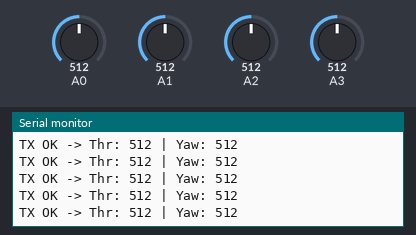
Simulated run of this sketch. Board: Arduino Uno, built with avr-gcc and run on an emulated ATmega328P. Shown: the last lines printed to the serial monitor. Inputs (shaded band) come from the test bench; at power-on: A0 = 512, A1 = 512, A2 = 512, A3 = 512. No radio packets arrive unless stated.

Above: at 5.7 s.
5.8 s: A0 set to 105
At 5.86 s:
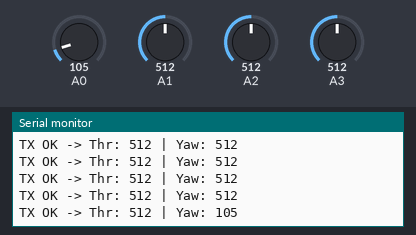
8.8 s: A0 set to 93
At 8.8 s:
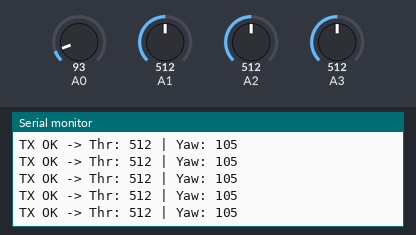
10.3 s: A1 set to 104
At 10.32 s:
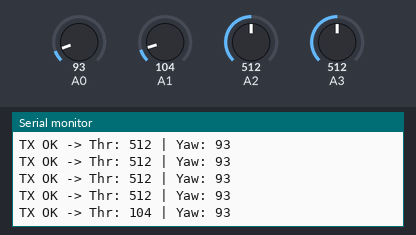
13.3 s: A1 set to 90
At 13.3 s:
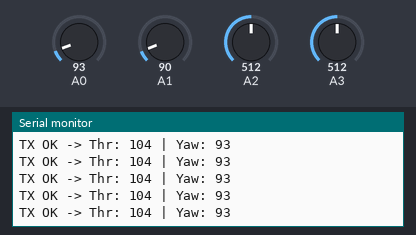
Timing chart, 0 to 15.8 s (numbered marks = the images above; inputs shaded):
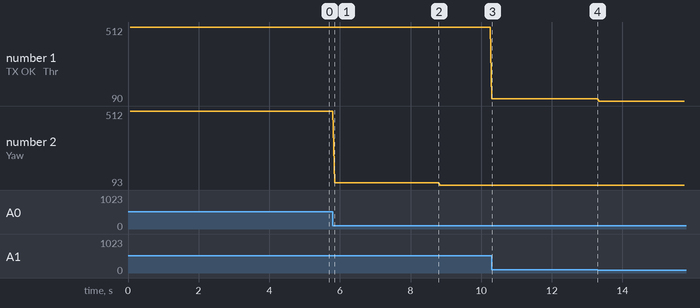

The sketch:

TX_NRF_Test.ino
```cpp
// === MG Engineer - TX Air Link Test ===
#include <SPI.h>
#include <nRF24L01.h>
#include <RF24.h>

RF24 radio(7, 8); // CE, CSN
const byte address[] = "NODE1";

// Simple struct for the 4 main joysticks
struct JoyData {
  int16_t throttle; // A1
  int16_t yaw;      // A0
  int16_t pitch;    // A3
  int16_t roll;     // A2
};

JoyData myData;

void setup() {
  Serial.begin(9600);
  Serial.println("=== Scorpion TX Test Starting ===");

  if (!radio.begin()) {
    Serial.println("Hardware Error: Check NRF connection!");
    while(1);
  }

  radio.setChannel(76);
  radio.setPALevel(RF24_PA_LOW); // Keep LOW for desk testing
  radio.setDataRate(RF24_1MBPS);
  radio.openWritingPipe(address);
  radio.stopListening();

  Serial.println("TX Ready! Sending data...");
}

void loop() {
  // Read joysticks
  myData.throttle = analogRead(A1);
  myData.yaw      = analogRead(A0);
  myData.pitch    = analogRead(A3);
  myData.roll     = analogRead(A2);

  // Send data
  bool success = radio.write(&myData, sizeof(JoyData));

  if (success) {
    Serial.print("TX OK -> Thr: "); Serial.print(myData.throttle);
    Serial.print(" | Yaw: "); Serial.println(myData.yaw);
  } else {
    Serial.println("TX FAILED -> No response from RX");
  }

  delay(50); // 20 times per second
}
```

Measured:
- after the input at 5.8 s, the serial monitor: prints a new line after 0.05 s (image 1)
- after the input at 10.3 s, the serial monitor: prints a new line at once (image 3)
- plotted number 1: 512 → 104 after the input at 10.3 s, 104 → 90 after the input at 13.3 s
- plotted number 2: 512 → 105 after the input at 5.8 s, 105 → 93 after the input at 8.8 s
